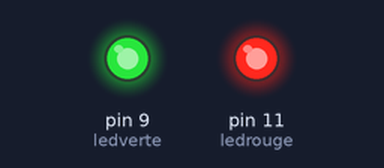
Recording of a sketch running on a simulated Arduino Uno, built with avr-gcc and run on an emulated ATmega328P. Parts: output pins drawn as LEDs (lit = HIGH).

Above: at 0.1 s.
Timing chart, 0 to 1.6 s (numbered marks = the images above):
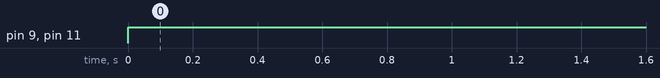

Measured:
- by itself, pin 9 (ledverte), pin 11 (ledrouge): LOW → HIGH at 0.00 s

The sketch:

ledarduino.ino
```cpp
// initialisation des variables
int ledrouge = 11;
int ledjaune = 10;
int ledverte = 9;

void setup () {
pinMode(ledrouge  ,OUTPUT);       // Initialistation du circuit dans    l' Arduino
pinMode(ledverte ,OUTPUT);
pinMode(ledrouge ,OUTPUT);

}


void loop () {

// allume les leds

digitalWrite(ledrouge ,HIGH);
digitalWrite(ledjaune ,HIGH);
digitalWrite(ledverte ,HIGH);

}
```
